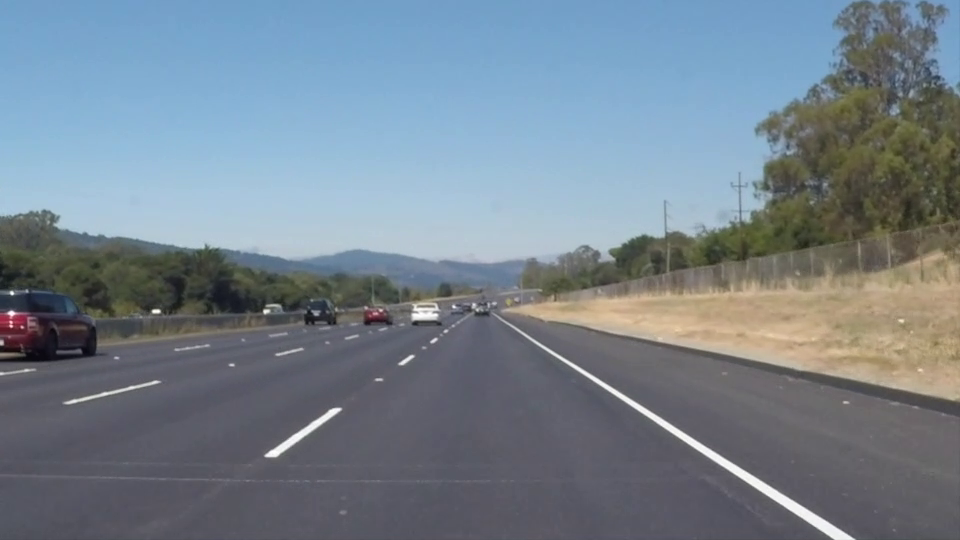
#> input picture frame 22 of Line_Detect/test_videos/solidWhiteRight.mp4, 960 x 540 px, given in place of the camera
$ jupyter execute --allow-errors videocapture.ipynb
#> lines starting #> are read from the running program, lines starting #| are printed output that depends on the picture; after the words box and inside, x2 and y2 are one past the last pixel; in counts of white or black regions, pixels touching at a corner belong together
#> further down, frame is the input picture: shape (540, 960, 3); mean B, G, R 141.9, 130.7, 117.7
#> `gray = cv2.cvtColor(frame, cv2.COLOR_BGR2GRAY)`:
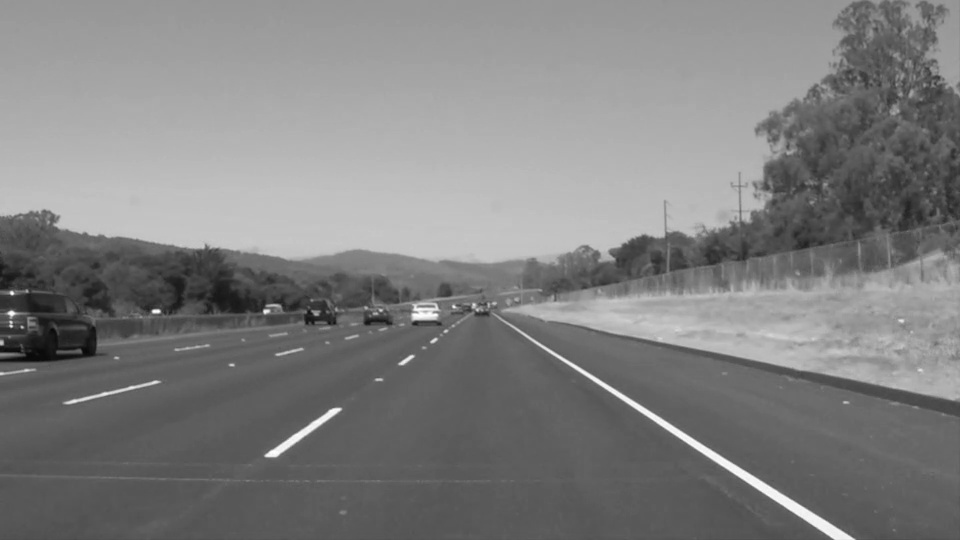
#> gray: shape (540, 960); min 6, max 255, mean 128
#> `ret, bin = cv2.threshold(gray, 100, 255, cv2.THRESH_BINARY)`:
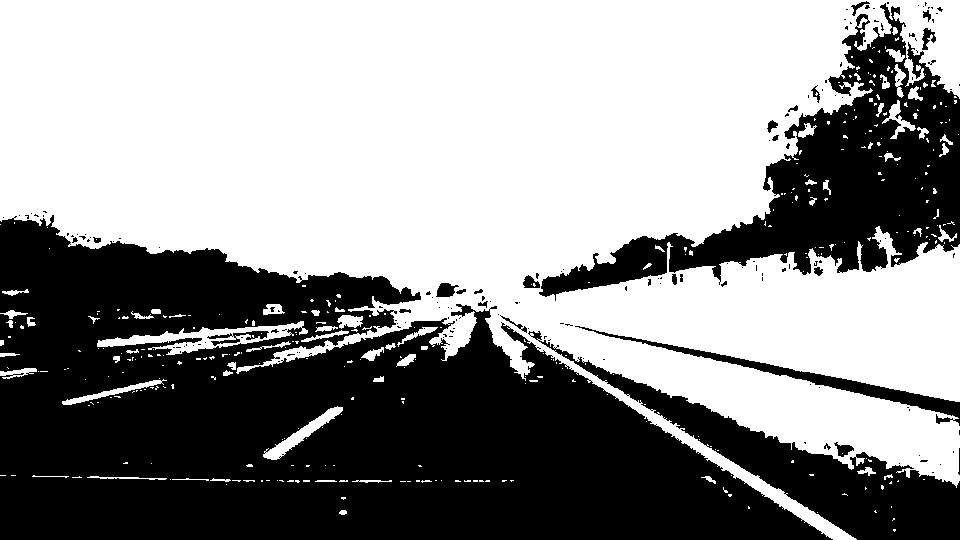
#> bin: shape (540, 960); 57.1% white; 171 black regions (144 under 20 px), largest, box (x1, y1, x2, y2) and area: (0, 215, 833, 540) 161193, (539, 3, 960, 301) 37728, (528, 331, 960, 540) 17827
#> (key q is pressed here)
[cell 1]
###9/29 기준, 제대로 돌아가는 코드


import cv2
from PIL import Image
import pytesseract
import time
import ripsensor

cap = cv2.VideoCapture(0)  # 0: default camera

#> (the rest of this cell did not finish here and is left out)

[cell 2]
import numpy as np
import cv2
from PIL import Image
import pytesseract

cap = cv2.VideoCapture(0)

#> (the rest of this cell did not finish here and is left out)

[cell 3]
import os
import cv2

if not os.path.exists('result') :
    os.makedirs('result')

cap = cv2.VideoCapture(0)

width = int(cap.get(3)) # 가로 길이 가져오기
height = int(cap.get(4)) # 세로 길이 가져오기
fps = 30
cnt = 1

fcc = cv2.VideoWriter_fourcc('M', 'J', 'P', 'G')
out = cv2.VideoWriter('result/webcam.avi', fcc, fps, (width, height))

while (True) :
    k = cv2.waitKey(1) & 0xFF
#> (key q is pressed here)
    ret, frame = cap.read()
    if ret :
        out.write(frame)
        cv2.imshow('frame', frame)

        if k == ord('s') :
            print("Screenshot saved...")
            cv2.imwrite('result/screenshot{}.png'.format(cnt), frame, params=[cv2.IMWRITE_PNG_COMPRESSION,0])
            cnt += 1
        elif k == ord('q') : break
    else :
        print("Fail to read frame!")
        break

cap.release()
out.release()
cv2.destroyAllWindows()

[cell 4]
import os
import cv2


if not os.path.exists('result') :
    os.makedirs('result')

cap = cv2.VideoCapture(0)

width = int(cap.get(3)) # 가로 길이 가져오기
height = int(cap.get(4)) # 세로 길이 가져오기
fps = 30
cnt = 1

fcc = cv2.VideoWriter_fourcc('M', 'J', 'P', 'G')
out = cv2.VideoWriter('result/webcam.avi', fcc, fps, (width, height))

while (True) :
    k = cv2.waitKey(1) & 0xFF
#> (key q is pressed here)

$ run again, starting later in the video
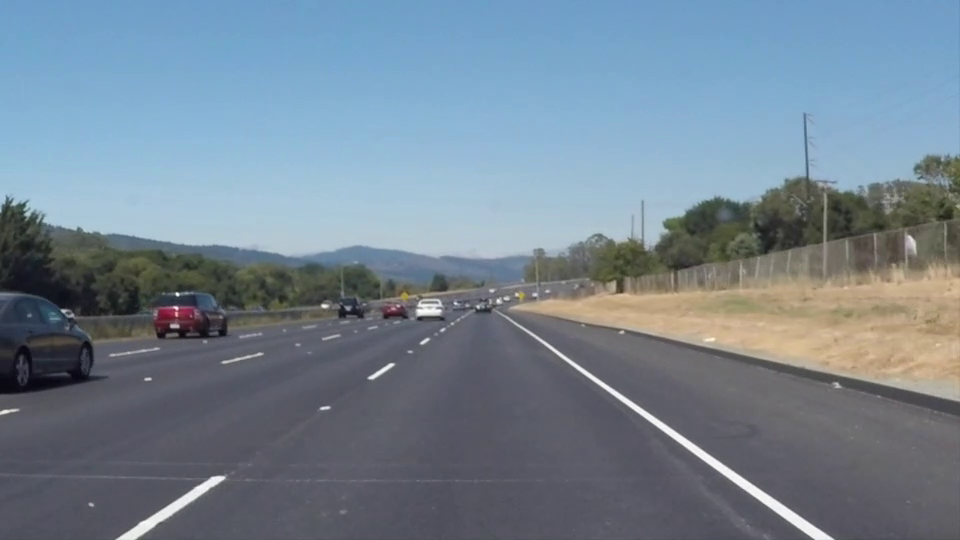
#> input picture frame 99 of Line_Detect/test_videos/solidWhiteRight.mp4, 960 x 540 px, given in place of the camera
#> frame is the input picture: shape (540, 960, 3); mean B, G, R 146, 132.3, 116.7
#> `gray = cv2.cvtColor(frame, cv2.COLOR_BGR2GRAY)`:
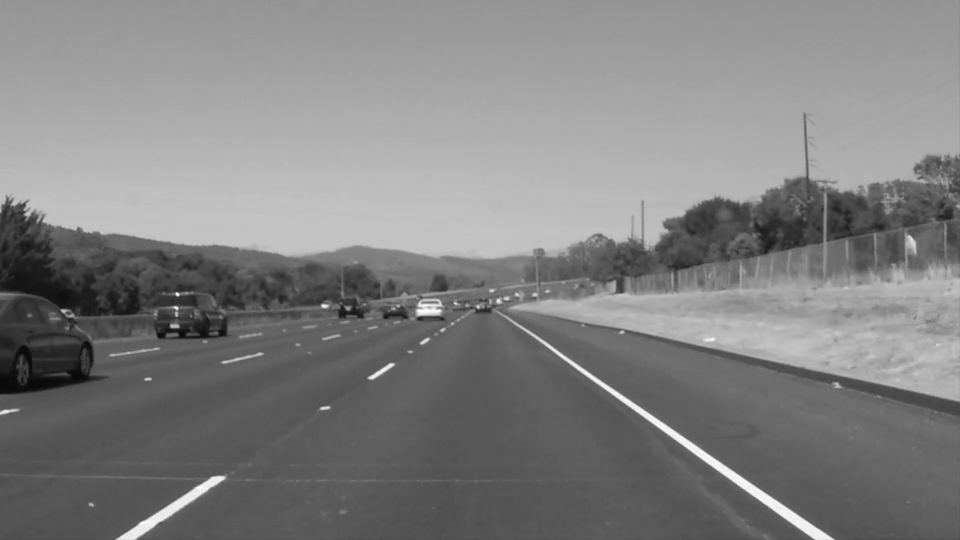
#> gray: shape (540, 960); min 8, max 255, mean 129.2
#> `ret, bin = cv2.threshold(gray, 100, 255, cv2.THRESH_BINARY)`:
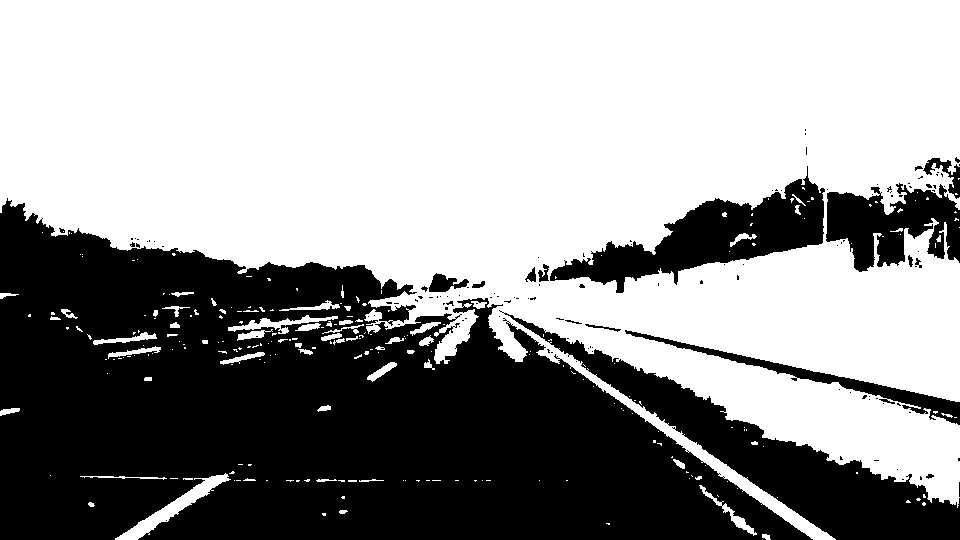
#> bin: shape (540, 960); 59.7% white; 125 black regions (108 under 20 px), largest, box (x1, y1, x2, y2) and area: (0, 198, 813, 540) 164203, (499, 310, 960, 540) 20653, (550, 166, 825, 293) 11969

$ run again, starting later in the video
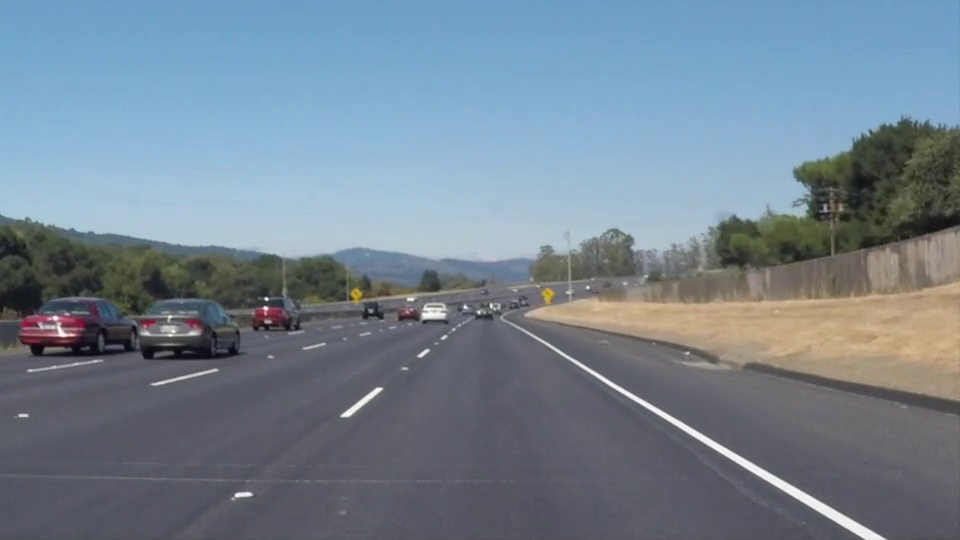
#> input picture frame 176 of Line_Detect/test_videos/solidWhiteRight.mp4, 960 x 540 px, given in place of the camera
#> frame is the input picture: shape (540, 960, 3); mean B, G, R 145.2, 131.6, 116.5
#> `gray = cv2.cvtColor(frame, cv2.COLOR_BGR2GRAY)`:
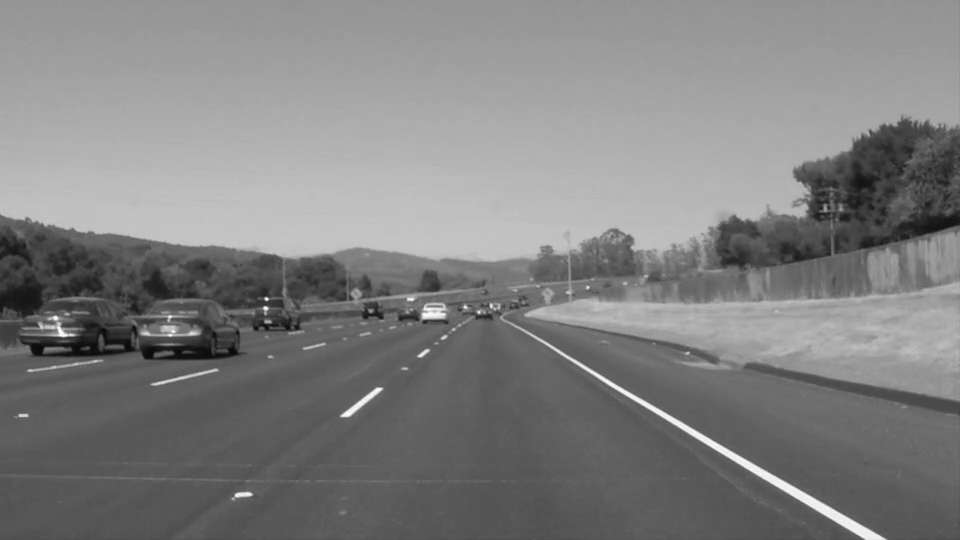
#> gray: shape (540, 960); min 7, max 255, mean 128.6
#> `ret, bin = cv2.threshold(gray, 100, 255, cv2.THRESH_BINARY)`:
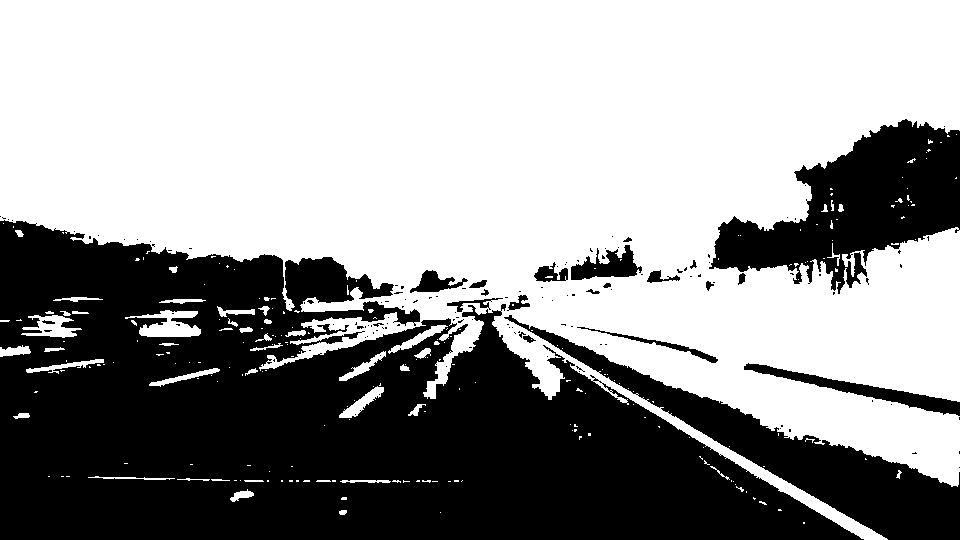
#> bin: shape (540, 960); 59.5% white; 137 black regions (115 under 20 px), largest, box (x1, y1, x2, y2) and area: (0, 220, 864, 540) 163460, (709, 119, 960, 294) 21406, (504, 315, 960, 540) 18525
